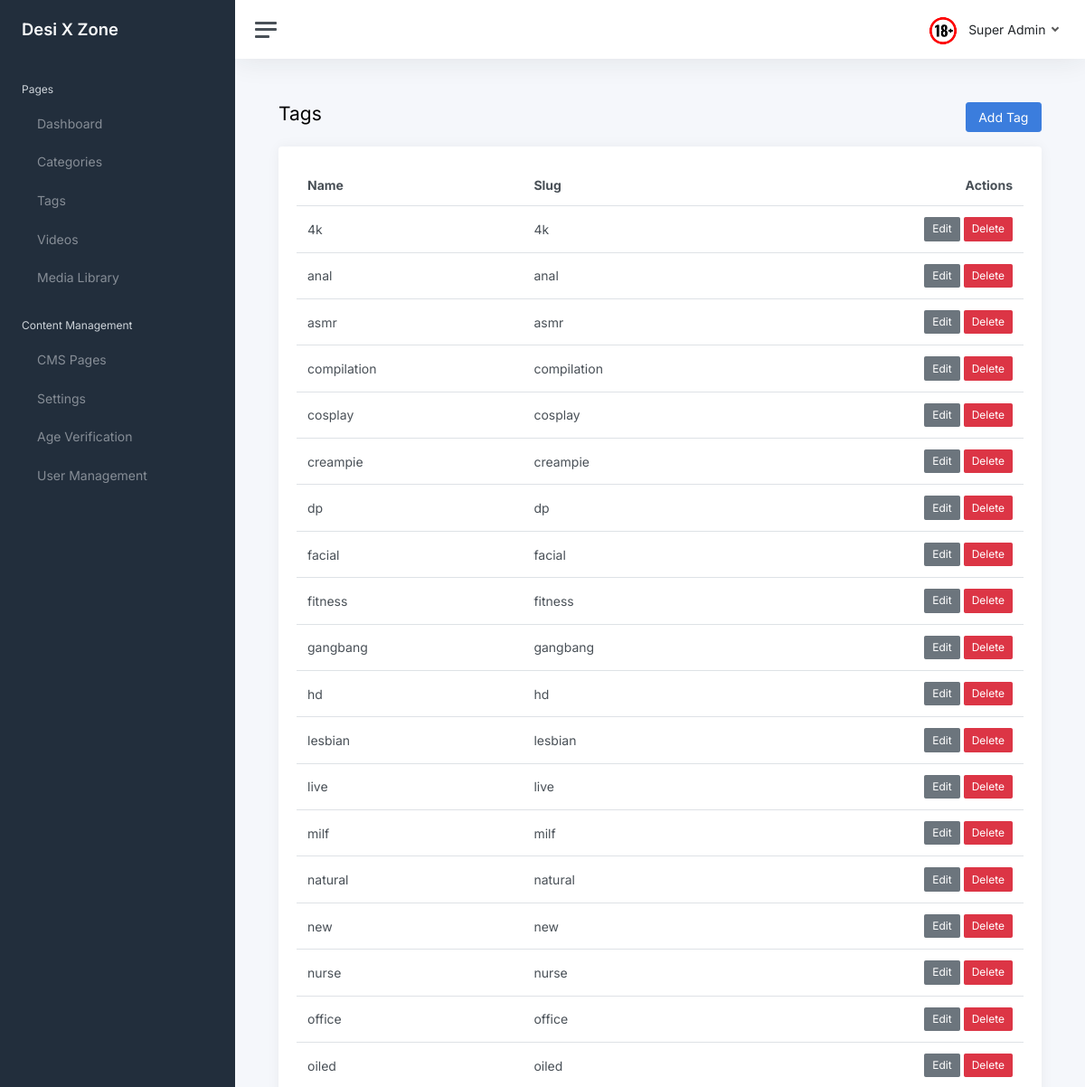
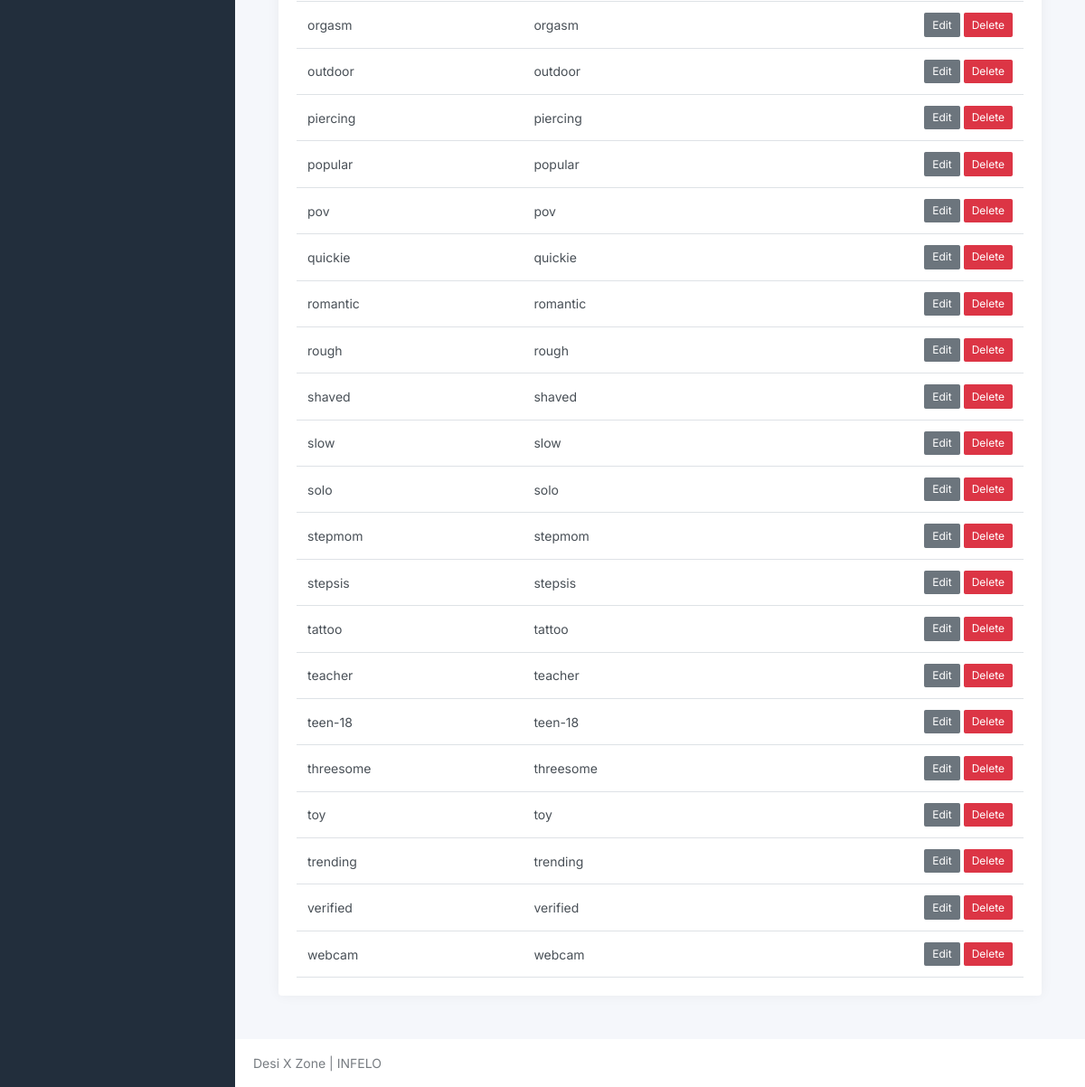
/core/tags/ (signed in), run on the app's committed database (2 pictures, top to bottom).
### core/models.py (models this page shows, shortened)
class Settings(models.Model):
	key = models.CharField(max_length=100, unique=True, help_text="Setting key (e.g., 'site_title', 'contact_email')")
	value = models.TextField(help_text="Setting value")
	description = models.TextField(blank=True, help_text="Description of what this setting does")
	created_at = models.DateTimeField(auto_now_add=True)
	updated_at = models.DateTimeField(auto_now=True)
	class Meta:
		ordering = ['key']
		verbose_name = "Setting"
		verbose_name_plural = "Settings"
	@classmethod
	def get_setting(cls, key, default=None):
		try:
			return cls.objects.get(key=key).value
		except cls.DoesNotExist:
			return default

class User(AbstractUser):
	username = None
	first_name = None
	last_name = None
	name = models.CharField(max_length=150, blank=True)
	email = models.EmailField(unique=True)
	is_freeze = models.BooleanField(default=False)
	is_email_verified = models.BooleanField(default=False)
	email_verification_token = models.CharField(max_length=100, blank=True, null=True)
	email_verification_created = models.DateTimeField(blank=True, null=True)
	is_staff = models.BooleanField(default=False, help_text="Designates whether the user can log into the admin site. Only activated users can access admin.")
	USERNAME_FIELD = 'email'
	REQUIRED_FIELDS = []

class Tag(models.Model):
	name = models.CharField(max_length=120, unique=True)
	slug = models.SlugField(max_length=140, unique=True)
	class Meta:
		ordering = ["name"]

### core/views.py (the view)
# urls.py: path('tags/', views.tag_list, name='tag_list'),
@login_required(login_url='login')
def tag_list(request):
	tags = Tag.objects.all()
	return render(request, 'core/tag_list.html', {"tags": tags})

### adulto/context_processors.py (called while the page is built)
def site_branding(request):
	return {
		"site_brand": getattr(settings, "SITE_BRAND", "Desi X Zone"),
		"site_logo_url": getattr(settings, "SITE_LOGO_URL", "/static/logo.png"),
	}

### core/models.py (called while the page is built)
	@classmethod
	def get_active(cls):
		try:
			return cls.objects.filter(is_active=True).first()
		except:
			return None

### templates/core/tag_list.html
{% extends 'core/layout/base.html' %}
{% block content %}
<div class="container-fluid p-0">
    <div class="d-flex justify-content-between align-items-center mb-3">
        <h1 class="h3 d-inline align-middle">Tags</h1>
        <a class="btn btn-primary" href="{% url 'tag_create' %}">Add Tag</a>
    </div>
    <div class="card">
        <div class="card-body">
            <table class="table table-hover my-0">
                <thead>
                    <tr>
                        <th>Name</th>
                        <th>Slug</th>
                        <th class="text-end">Actions</th>
                    </tr>
                </thead>
                <tbody>
                    {% for item in tags %}
                    <tr>
                        <td>{{ item.name }}</td>
                        <td>{{ item.slug }}</td>
                        <td class="text-end">
                            <a class="btn btn-sm btn-secondary" href="{% url 'tag_update' item.id %}">Edit</a>
                            <a class="btn btn-sm btn-danger" href="{% url 'tag_delete' item.id %}">Delete</a>
                        </td>
                    </tr>
                    {% empty %}
                    <tr>
                        <td colspan="3" class="text-center text-muted">No tags found</td>
                    </tr>
                    {% endfor %}
                </tbody>
            </table>
        </div>
    </div>
</div>
{% endblock %}

### templates/core/layout/base.html (shortened to what this page needs)
<!DOCTYPE html>
<html lang="en">
<head>
    <link href="/static/core/css/app.css" rel="stylesheet">
</head>
<body>
    <div class="wrapper">
        {% include 'core/layout/sidebar.html' %}
        <div class="main">
            {% include 'core/layout/header.html' %}
            <main class="content">
                {% block content %}{% endblock %}
            </main>
            <footer class="footer">
                <div class="container-fluid">
                    <div class="row text-muted">
                        <div class="col-6 text-start">
                            <p class="mb-0">
                                {{ site_brand }} | INFELO
                            </p>
                        </div>
                    </div>
                </div>
            </footer>
        </div>
    </div>
</body>
</html>

### templates/core/layout/sidebar.html (shortened to what this page needs)
<nav id="sidebar" class="sidebar js-sidebar">
    <div class="sidebar-content js-simplebar">
        <a class="sidebar-brand" href="index.html">
            <span class="align-middle">{{ site_brand }}</span>
        </a>
        <ul class="sidebar-nav">
            <li class="sidebar-header">
                Pages
            </li>
            <li class="sidebar-item">
                <a class="sidebar-link" href="{% url 'dashboard' %}">
                     <span
                        class="align-middle">Dashboard</span>
                </a>
            </li>
            <li class="sidebar-item">
                <a class="sidebar-link" href="{% url 'category_list' %}">
                     <span
                        class="align-middle">Categories</span>
                </a>
            </li>
            <li class="sidebar-item">
                <a class="sidebar-link" href="{% url 'tag_list' %}">
                     <span
                        class="align-middle">Tags</span>
                </a>
            </li>
            <li class="sidebar-item">
                <a class="sidebar-link" href="{% url 'video_list' %}">
                     <span
                        class="align-middle">Videos</span>
                </a>
            </li>
            <li class="sidebar-item">
                <a class="sidebar-link" href="{% url 'media_library' %}">
                     <span
                        class="align-middle">Media Library</span>
                </a>
            </li>
            <li class="sidebar-header">
                Content Management
            </li>
            <li class="sidebar-item">
                <a class="sidebar-link" href="{% url 'cms_list' %}">
                     <span
                        class="align-middle">CMS Pages</span>
                </a>
            </li>
            <li class="sidebar-item">
                <a class="sidebar-link" href="{% url 'settings_list' %}">
                     <span
                        class="align-middle">Settings</span>
                </a>
            </li>
            <li class="sidebar-item">
                <a class="sidebar-link" href="{% url 'age_verification_list' %}">
                     <span
                        class="align-middle">Age Verification</span>
                </a>
            </li>
            <li class="sidebar-item">
                <a class="sidebar-link" href="{% url 'user_list' %}">
                     <span
                        class="align-middle">User Management</span>
                </a>
            </li>
        </ul>
    </div>
</nav>

### templates/core/layout/header.html (shortened to what this page needs)
<nav class="navbar navbar-expand navbar-light navbar-bg">
    <a class="sidebar-toggle js-sidebar-toggle">
        <i class="hamburger align-self-center"></i>
    </a>
    <div class="navbar-collapse collapse">
        <ul class="navbar-nav navbar-align">
            <li class="nav-item dropdown">
                <a class="nav-link dropdown-toggle d-none d-sm-inline-block" href="#"
                    data-bs-toggle="dropdown">
                    <img src="/static/core/logo.png" class="avatar img-fluid rounded me-1"
                        alt="" /> <span class="text-dark">{{ request.user.name }}</span>
                </a>
            </li>
        </ul>
    </div>
</nav>

### data on the page
Settings: value "Desi X Zone"
User: user.name "Super Admin"
Tag: name "4k", slug "4k"
Tag: name "anal", slug "anal"
Tag: name "asmr", slug "asmr"
Tag: name "compilation", slug "compilation"
Tag: name "cosplay", slug "cosplay"
Tag: name "creampie", slug "creampie"
Tag: name "dp", slug "dp"
Tag: name "facial", slug "facial"
Tag: name "fitness", slug "fitness"
Tag: name "gangbang", slug "gangbang"
Tag: name "hd", slug "hd"
Tag: name "lesbian", slug "lesbian"
Tag: name "live", slug "live"
Tag: name "milf", slug "milf"
Tag: name "natural", slug "natural"
Tag: name "new", slug "new"
Tag: name "nurse", slug "nurse"
Tag: name "office", slug "office"
Tag: name "oiled", slug "oiled"
Tag: name "orgasm", slug "orgasm"
Tag: name "outdoor", slug "outdoor"
Tag: name "piercing", slug "piercing"
Tag: name "popular", slug "popular"
Tag: name "pov", slug "pov"
Tag: name "quickie", slug "quickie"
Tag: name "romantic", slug "romantic"
Tag: name "rough", slug "rough"
Tag: name "shaved", slug "shaved"
Tag: name "slow", slug "slow"
Tag: name "solo", slug "solo"
Tag: name "stepmom", slug "stepmom"
Tag: name "stepsis", slug "stepsis"
Tag: name "tattoo", slug "tattoo"
Tag: name "teacher", slug "teacher"
Tag: name "teen-18", slug "teen-18"
Tag: name "threesome", slug "threesome"
Tag: name "toy", slug "toy"
Tag: name "trending", slug "trending"
Tag: name "verified", slug "verified"
Tag: name "webcam", slug "webcam"
